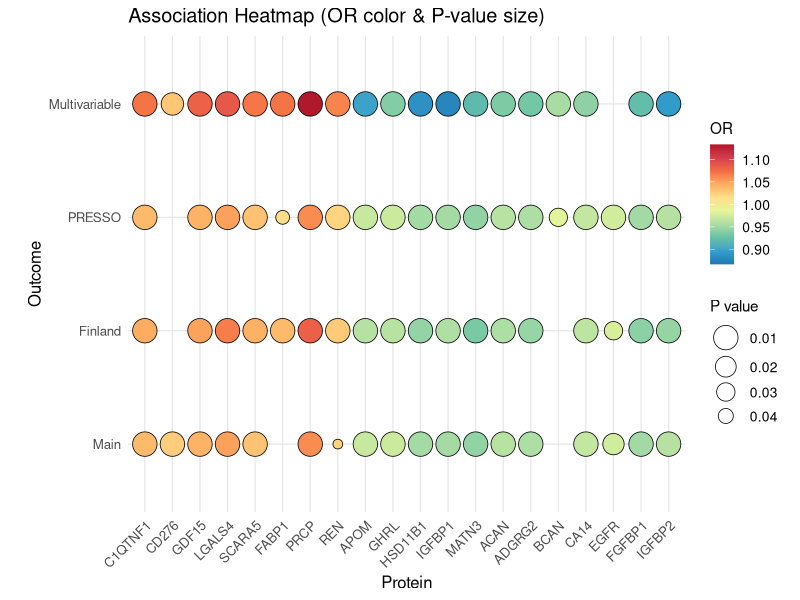

Generate this figure with R:
# =============================
# 1. Load packages
# =============================
library(ggplot2)
library(dplyr)
library(readxl)
library(scales)

# =============================
# 2. Read data
# =============================
df_raw <- read_excel("./data/heatmap-MR_cox.xlsx")

# =============================
# 3. Rename variables
# =============================
df <- df_raw %>%
  rename(
    Protein = Outcome,
    Outcome = Source,
    HR      = OR,
    p_fdr   = P_value
  )

# =============================
# 4. Data preprocessing
# =============================
df <- df %>%
  mutate(
    Group = factor(
      Group,
      levels = c(
        "Gradually Increasing",
        "Fluctuating Increasing",
        "Gradually Decreasing",
        "Fluctuating Decreasing"
      )
    )
  ) %>%
  arrange(Group, Protein) %>%
  mutate(
    size_value = case_when(
      p_fdr <= 0.01 ~ 0.05,
      p_fdr <= 0.05 ~ 0.05 - p_fdr,
      TRUE ~ NA_real_
    ),
    HR_display = HR,
    Protein = factor(Protein, levels = unique(Protein)),
    Outcome = factor(Outcome, levels = unique(Outcome))
  )

# =============================
# 5. Check HR range
# =============================
min_hr <- min(df$HR, na.rm = TRUE)
max_hr <- max(df$HR, na.rm = TRUE)

# =============================
# 6. Define color palette
# =============================
custom_colors <- c(
  "#1f78b4", "#33a0cc", "#66c2a5", "#abdda4", "#e6f598",
  "#fee08b", "#fdae61", "#f46d43", "#d53e4f", "#b2182b"
)

offset <- max(abs(max_hr - 1), abs(min_hr - 1))
color_limits <- c(1 - offset, 1 + offset)

# =============================
# 7. Plot heatmap
# =============================
p <- ggplot(df, aes(x = Protein, y = Outcome)) +
  geom_point(
    data = df %>% filter(!is.na(size_value)),
    aes(size = size_value, fill = HR_display),
    shape = 21,
    color = "black",
    stroke = 0.4
  ) +
  scale_size_continuous(
    name = "P value",
    range = c(3, 8),
    breaks = c(0.05, 0.03, 0.02, 0.01),
    labels = c("0.01", "0.02", "0.03", "0.04")
  ) +
  scale_fill_gradientn(
    colours = custom_colors,
    name = "OR",
    limits = color_limits,
    oob = squish
  ) +
  scale_x_discrete(drop = FALSE) +
  scale_y_discrete(drop = FALSE) +
  labs(
    x = "Protein",
    y = "Outcome",
    title = "Association Heatmap (OR color & P-value size)"
  ) +
  theme_minimal(base_size = 12) +
  theme(
    axis.text.x = element_text(angle = 45, hjust = 1),
    panel.grid.major = element_line(color = "grey90", linewidth = 0.4),
    legend.title = element_text(size = 11),
    legend.text  = element_text(size = 10),
    plot.margin = margin(5.5, 10, 5.5, 20)
  )

# =============================
# 8. Save figure
# =============================
ggsave(
  "./results/heat_plot.pdf",
  plot = p,
  width = 8.4,
  height = 2.5,
  dpi = 300
)
